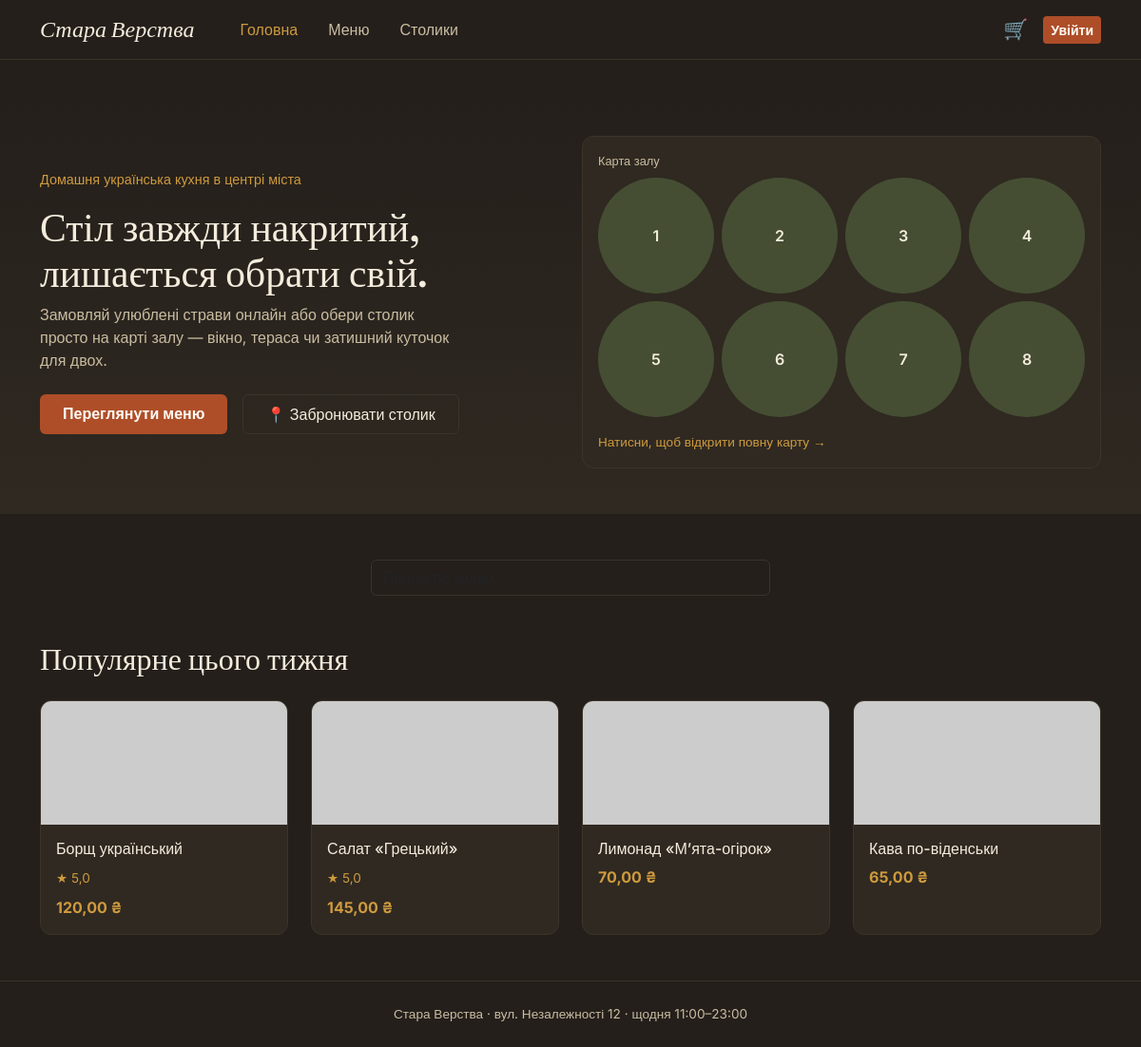
The page / on the database its author committed.
### restaurant/models.py (models this page shows, shortened)
class Dish(models.Model):
    CATEGORY_CHOICES = [
        ('salad', 'Салати'),
        ('main', 'Основні страви'),
        ('dessert', 'Десерти'),
        ('drink', 'Напої'),
    ]
    name = models.CharField('Назва', max_length=200)
    category = models.CharField('Категорія', max_length=20, choices=CATEGORY_CHOICES)
    description = models.TextField('Опис', blank=True)
    ingredients = models.TextField('Інгредієнти', blank=True)
    price = models.DecimalField('Ціна, ₴', max_digits=8, decimal_places=2)
    photo_url = models.URLField('Посилання на фото', blank=True)
    available = models.BooleanField('В наявності', default=True)
    created_at = models.DateTimeField(auto_now_add=True)
    class Meta:
        verbose_name = 'Страва'
        verbose_name_plural = 'Страви'
        ordering = ['category', 'name']
    @property
    def average_rating(self):
        agg = self.reviews.aggregate(models.Avg('rating'))['rating__avg']
        return round(agg, 1) if agg else None

### restaurant/views.py (the view)
# urls.py: path('', views.home, name='home'),
def home(request):
    popular = Dish.objects.filter(available=True).order_by('-id')
    popular = sorted(popular, key=lambda d: (d.average_rating or 0), reverse=True)[:4]
    return render(request, 'home.html', {'popular': popular})

### restaurant/cart.py (called while the page is built)
    def total_quantity(self):
        return sum(self.cart.values())

### restaurant/context_processors.py (called while the page is built)
def cart_summary(request):
    cart = Cart(request)
    unread = 0
    if request.user.is_authenticated:
        unread = Order.objects.filter(user=request.user, status='ready', ready_notified=False).count()
    return {
        'cart_count': cart.total_quantity(),
        'unread_notifications': unread,
    }

### templates/home.html
{% extends 'base.html' %}
{% block content %}
<section class="hero py-5 mb-5">
  <div class="container">
    <div class="row align-items-center gy-4">
      <div class="col-lg-6">
        <p style="color: var(--mustard); font-size:.9rem;">Домашня українська кухня в центрі міста</p>
        <h1 style="font-size: 2.6rem; line-height:1.15;">Стіл завжди накритий,<br>лишається обрати свій.</h1>
        <p style="color: var(--cream-dim); max-width: 440px;">Замовляй улюблені страви онлайн або обери столик просто на карті залу — вікно, тераса чи затишний куточок для двох.</p>
        <div class="d-flex gap-3 mt-4">
          <a href="{% url 'menu' %}" class="btn btn-rust px-4 py-2">Переглянути меню</a>
          <a href="{% url 'booking_map' %}" class="btn btn-outline-cream px-4 py-2">📍 Забронювати столик</a>
        </div>
      </div>
      <div class="col-lg-6">
        <div class="card-panel p-3">
          <p style="color: var(--cream-dim); font-size:.8rem;" class="mb-2">Карта залу</p>
          <div class="row g-2">
            {% for n in "12345678" %}
            <div class="col-3">
              <div class="d-flex align-items-center justify-content-center rounded-circle" style="aspect-ratio:1; background: var(--olive-deep); color: var(--cream); font-weight:600;">{{ n }}</div>
            </div>
            {% endfor %}
          </div>
          <a href="{% url 'booking_map' %}" style="color: var(--mustard); font-size:.85rem;" class="d-block mt-3">Натисни, щоб відкрити повну карту →</a>
        </div>
      </div>
    </div>
  </div>
</section>
<div class="container">
  <form method="get" action="{% url 'menu' %}" class="mx-auto mb-5" style="max-width: 420px;">
    <input type="text" name="q" class="form-control" placeholder="Пошук по меню...">
  </form>
  <h2 class="mb-4">Популярне цього тижня</h2>
  <div class="row g-4 mb-5">
    {% for dish in popular %}
    <div class="col-sm-6 col-lg-3">
      <a href="{% url 'dish_detail' dish.pk %}" class="text-decoration-none">
        <div class="card-panel h-100 overflow-hidden">
          <img src="{{ dish.photo_url }}" class="w-100" style="height:130px; object-fit:cover;" alt="{{ dish.name }}">
          <div class="p-3">
            <h5 style="color: var(--cream); font-size:1rem;">{{ dish.name }}</h5>
            {% if dish.average_rating %}<span style="color: var(--mustard); font-size:.85rem;">★ {{ dish.average_rating }}</span>{% endif %}
            <p class="price-tag mt-2 mb-0">{{ dish.price }} ₴</p>
          </div>
        </div>
      </a>
    </div>
    {% endfor %}
  </div>
</div>
{% endblock %}

### static/css/style.css (style rules this page uses)
:root { --ink: #241F1B; --panel: #2F2921; --panel-light: #3B3428; --cream: #F4ECDC; --cream-dim: #C9BCA0; --rust: #AE4E28; --rust-deep: #8A3A1C; --olive: #616B45; --olive-deep: #454E32; --mustard: #CE9A3E; --white: #FFFCF6; }
body { background: var(--ink); color: var(--cream); font-family: 'Inter', sans-serif; }
h1, h2, h3, h4, .brand { font-family: 'Fraunces', serif; }
a { color: var(--mustard); text-decoration: none; }
.btn-rust { background: var(--rust); border: none; color: var(--white); font-weight: 600; }
.btn-outline-cream { background: transparent; border: 1px solid var(--panel-light); color: var(--cream); }
.card-panel { background: var(--panel); border: 1px solid var(--panel-light); border-radius: 12px; }
.form-control, .form-select { background: var(--ink); border: 1px solid var(--panel-light); color: var(--cream); }
.price-tag { color: var(--mustard); font-weight: 700; }
.hero { background: linear-gradient(180deg, var(--ink) 0%, var(--panel) 100%); }

### rows shown on the page
Dish: name "Борщ український", average_rating "5,0", price "120,00"
Dish: name "Салат «Грецький»", average_rating "5,0", price "145,00"
Dish: name "Лимонад «М’ята-огірок»", price "70,00"
Dish: name "Кава по-віденськи", price "65,00"

### other values the page prints
{{ n }} "1" "2" "3" "4" "5" "6" "7" "8"
